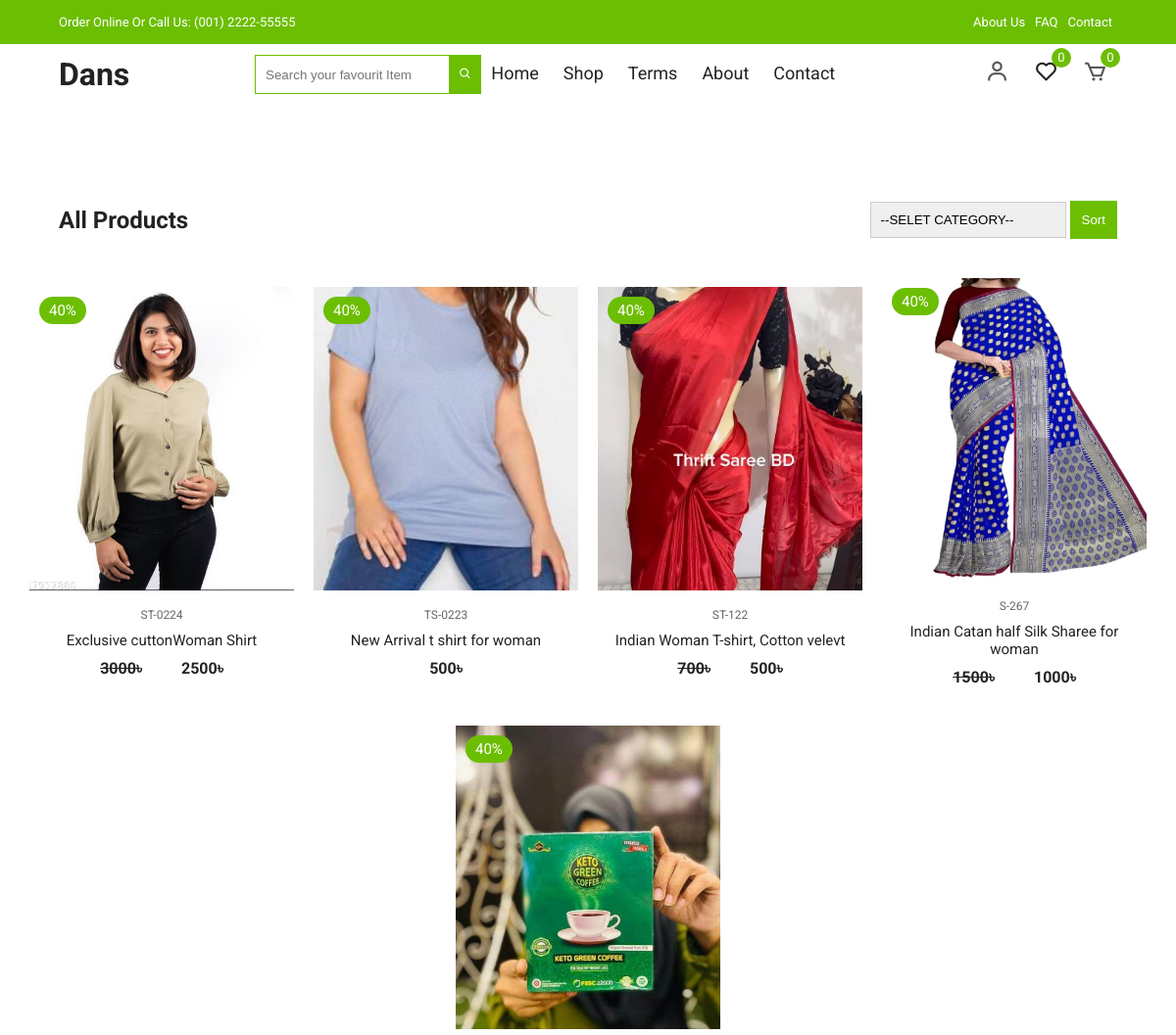
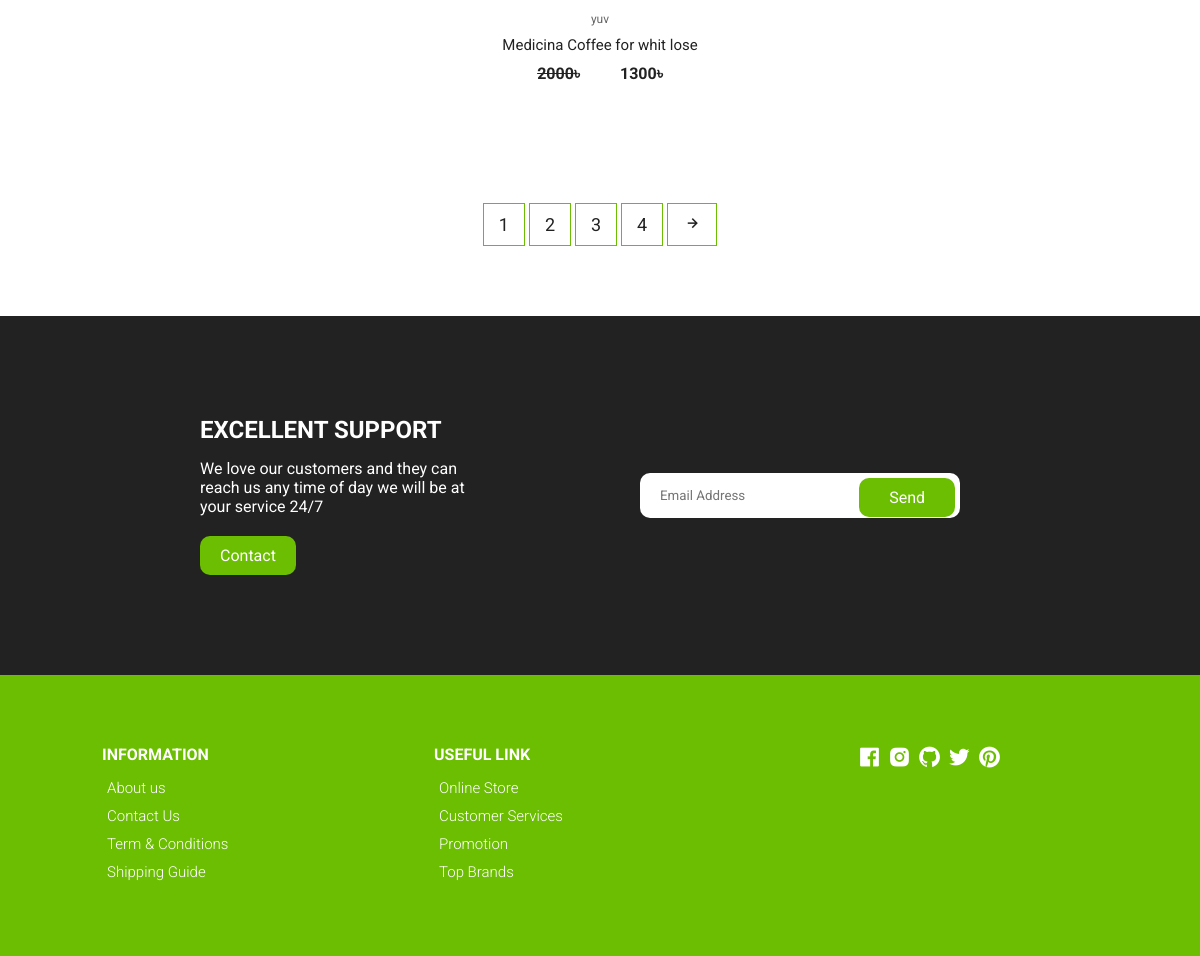
Screenshot of /product-shop/ with the database file from the repository (2 pictures, top to bottom).
### shopApp/models.py (models this page shows, shortened)
class Product(models.Model):
    product_name         = models.CharField(max_length=260)
    product_code         = models.CharField(max_length=20)
    product_quintity     = models.IntegerField(default=0)
    product_category     = models.ForeignKey(Category, on_delete=models.CASCADE, related_name='category')
    roduct_title         = models.CharField(max_length=260)
    image                = models.ImageField(upload_to='products')
    product_color_image  = models.ManyToManyField(ColorImage, blank=True, null=True, related_name="colorImg")
    color_name           = models.CharField(max_length=160)
    availableSize        = models.CharField(max_length=60)
    slug                 = models.SlugField(unique=True, null=True, blank=True)
    details              = models.TextField()
    main_price           = models.IntegerField()
    is_newarival         = models.BooleanField(default=False)
    is_featured          = models.BooleanField(default=False)
    is_discount          = models.BooleanField(default=False)
    dic_price            = models.IntegerField(default=0, blank=True, null=True)
    cerated_at           = models.DateTimeField(auto_now_add=True)
    updated_at           = models.DateTimeField(auto_now=True)

### shopApp/views.py (the view)
# urls.py: path('product-shop/', views.Products, name='products'),
def Products(request):
    selectedProduct = None
    products = Product.objects.all()
    category = Category.objects.all()
    if request.method == 'GET':
        CategoryId = request.GET.get('category')
    if CategoryId != '--SELET CATEGORY--':
        selectedProduct = Product.objects.filter(product_category=CategoryId)
    context = {
        'products':products,
        'category':category,
        'selectedProduct':selectedProduct
    }
    return render(request, 'shopApp/shop.html', context)

### template/shopApp/shop.html (shortened to what this page needs)
{% extends "base.html" %}
{% load static %}
{% block body %}
<section class="section all-products" id="products">
    <div class="top container">
      <h1>All Products</h1>
      <form method="GET">
        <select name="category">
          {% for i in category %}
            <option selected hidden=True>--SELET CATEGORY--</option>
          {% endfor %}
        </select>
        <button style="background-color: #6cbe02; padding:12px;border:none;color:white;">Sort</button>
      </form>
    </div>
    <div class="product-center container">
      {% if selectedProduct %}
      {% for i in selectedProduct %}
        <div class="product-item">
          <div class="overlay">
            <a href="{% url 'shopApp:productDetails' slug=i.slug %}" class="product-thumb">
              <img src="/media/{{i.image}}" alt="" />
            </a>
            <span class="discount">40%</span>
          </div>
          <div class="product-info">
            <span>{{i.product_code}}</span>
            <a href="{% url 'shopApp:productDetails' slug=i.slug %}">{{i.roduct_title}}</a>
            {% if i.dic_price == 0 %}
            <h4 class="mr-4">{{i.main_price}}&#2547;</h4>
            {% else %}
            <div class="" style="display: flex; justify-content:center; gap:4rem;">
              <h4 class="mr-4"> <del>{{i.main_price}}</del>&#2547;</h4>
              <h4>{{i.dic_price}}&#2547;</h4>
            </div>
            {% endif %}
          </div>
          <ul class="icons">
            <li><a href="{% url 'shopApp:addWishList' slug=i.slug %}"><i class="bx bx-heart"></i></a></li>
            <li><i class="bx bx-search"></i></li>
            <li><i class="bx bx-cart"></i></li>
          </ul>
        </div>
      {% endfor %}
      {% else %}
      {% for i in products %}
        <div class="product-item">
          <div class="overlay">
            <a href="{% url 'shopApp:productDetails' slug=i.slug %}" class="product-thumb">
              <img src="/media/{{i.image}}" alt="" />
            </a>
            <span class="discount">40%</span>
          </div>
          <div class="product-info">
            <span>{{i.product_code}}</span>
            <a href="{% url 'shopApp:productDetails' slug=i.slug %}">{{i.roduct_title}}</a>
            {% if i.dic_price == 0 %}
            <h4 class="mr-4">{{i.main_price}}&#2547;</h4>
            {% else %}
            <div class="" style="display: flex; justify-content:center; gap:4rem;">
              <h4 class="mr-4"> <del>{{i.main_price}}</del>&#2547;</h4>
              <h4>{{i.dic_price}}&#2547;</h4>
            </div>
            {% endif %}
          </div>
          <ul class="icons">
          </ul>
        </div>
      {% endfor %}
      {% endif %}
    </div>
  </section>
  <section class="pagination">
    <div class="container">
      <span>1</span> <span>2</span> <span>3</span> <span>4</span>
      <span><i class="bx bx-right-arrow-alt"></i></span>
    </div>
  </section>
{% endblock %}

### static/website_assets/css/styles.css (style rules this page uses)
:root { --white: #fff; --black: #222; --green: #6cbe02; --grey1: #f0f0f0; --grey2: #e9d7d3; }
*, *::before, *::after { margin: 0; padding: 0; box-sizing: inherit; }
html { box-sizing: border-box; font-size: 62.5%; }
body { font-family: 'Roboto', sans-serif; font-size: 1.6rem; background-color: var(--white); color: var(--black); font-weight: 400; font-style: normal; }
a { text-decoration: none; color: var(--black); }
.container { max-width: 114rem; margin: 0 auto; padding: 0 3rem; }
.section { padding: 10rem 0 5rem 0; overflow: hidden; }
.product-center { display: flex; align-items: center; justify-content: center; flex-wrap: wrap; max-width: 120rem; margin: 0 auto; padding: 0 2rem; }
.product-item { position: relative; width: 27rem; margin: 0 auto; margin-bottom: 3rem; }
.product-thumb img { width: 100%; height: 31rem; object-fit: cover; transition: all 500ms linear; }
.product-info { padding: 1rem; text-align: center; }
.product-info span { display: inline-block; font-size: 1.2rem; color: #666; margin-bottom: 1rem; }
.product-info a { font-size: 1.5rem; display: block; margin-bottom: 1rem; transition: all 300ms ease; }
.product-item .icons { position: absolute; left: 50%; top: 35%; transform: translateX(-50%); display: flex; align-items: center; }
.product-item .overlay { position: relative; overflow: hidden; cursor: pointer; width: 100%; }
.product-item .overlay::after { content: ''; position: absolute; top: 0; left: 0; width: 100%; height: 100%; background-color: rgba(0, 0, 0, 0.5); visibility: hidden; opacity: 0; transition: 300ms ease-out; }
.product-item .discount { position: absolute; top: 1rem; left: 1rem; background-color: var(--green); padding: 0.5rem 1rem; color: var(--white); border-radius: 2rem; font-size: 1.5rem; }
.section .top { display: flex; align-items: center; justify-content: space-between; margin-bottom: 4rem; }
.all-products .top select { font-family: 'Poppins', sans-serif; width: 20rem; padding: 1rem; border: 1px solid #ccc; appearance: none; outline: none; }
form { position: relative; z-index: 1; }
.pagination { display: flex; align-items: center; padding: 3rem 0 5rem 0; }
.pagination span { display: inline-block; padding: 1rem 1.5rem; border: 1px solid var(--green); font-size: 1.8rem; margin-bottom: 2rem; cursor: pointer; transition: all 300ms ease-in-out; }

### rows the page displays
Product: image (picture), product_code "ST-0224", roduct_title "Exclusive cuttonWoman Shirt", main_price "3000", dic_price "2500"
Product: image (picture), product_code "TS-0223", roduct_title "New Arrival t shirt for woman", main_price "500"
Product: image (picture), product_code "ST-122", roduct_title "Indian Woman T-shirt, Cotton velevt", main_price "700", dic_price "500"
Product: image (picture), product_code "S-267", roduct_title "Indian Catan half Silk Sharee for woman", main_price "1500", dic_price "1000"
Product: image (picture), product_code "yuv", roduct_title "Medicina Coffee for whit lose", main_price "2000", dic_price "1300"
